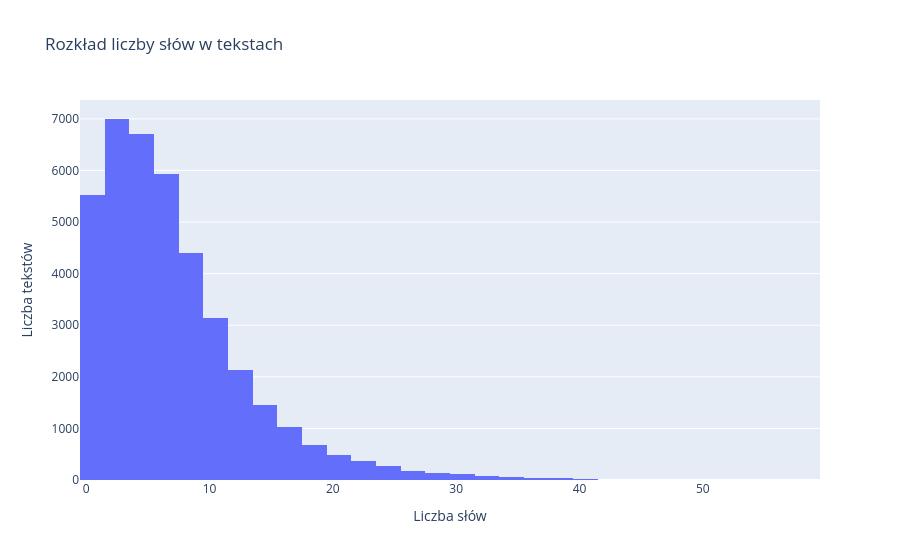

This figure's notebook cell:
### Code cell
fig = px.histogram(
    df,
    x="word_count",
    nbins=50,
    title="Rozkład liczby słów w tekstach",
    labels={"word_count": "Liczba słów"},
)
fig.update_yaxes(title_text="Liczba tekstów")
fig.show()

### Figure 1 — Plotly figure (JSON) as saved in the notebook; plotly's stock layout.template omitted (floating-point values rounded to 4 significant figures; data arrays with more than 128 entries replaced by an {"elided": "..."} marker saying what was removed)
{"data": [{"bingroup": "x", "hovertemplate": "Liczba słów=%{x}<br>count=%{y}<extra></extra>", "legendgroup": "", "marker": {"color": "#636efa", "pattern": {"shape": ""}}, "name": "", "nbinsx": 50, "orientation": "v", "showlegend": false, "type": "histogram", "x": {"elided": "39817 int values"}, "xaxis": "x", "yaxis": "y"}], "layout": {"barmode": "relative", "legend": {"tracegroupgap": 0}, "title": {"text": "Rozkład liczby słów w tekstach"}, "xaxis": {"anchor": "y", "domain": [0, 1], "title": {"text": "Liczba słów"}}, "yaxis": {"anchor": "x", "domain": [0, 1], "title": {"text": "Liczba tekstów"}}}}
